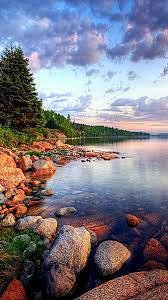
#> input picture scenery.jpg, 168 x 300 px
$ python 'birleştirme.py'
#> lines starting #> are read from the running program, lines starting #| are printed output that depends on the picture
import cv2
import numpy as np
img= cv2. imread("scenery.jpg")
#> img is the input picture: shape (300, 168, 3); mean B, G, R 130.2, 118.8, 122.7


#horizontal (yatay) birleştirme
hor = np.hstack((img,img))
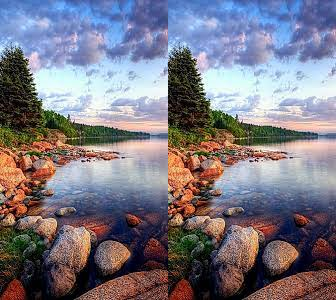
#> hor: shape (300, 336, 3); mean B, G, R 130.2, 118.8, 122.7
cv2.imshow("horizontal", hor)


#vertical (dikey) birleştirme
ver = np.vstack((img,img))
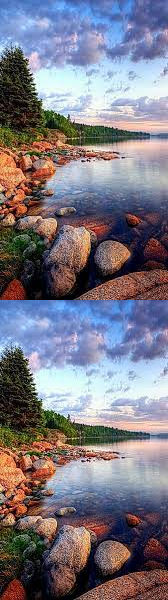
#> ver: shape (600, 168, 3); mean B, G, R 130.2, 118.8, 122.7
cv2.imshow("vertical", ver)

cv2.waitKey(0)
cv2.destroyAllWindows()

cv2.waitKey(0)
cv2.destroyAllWindows()
